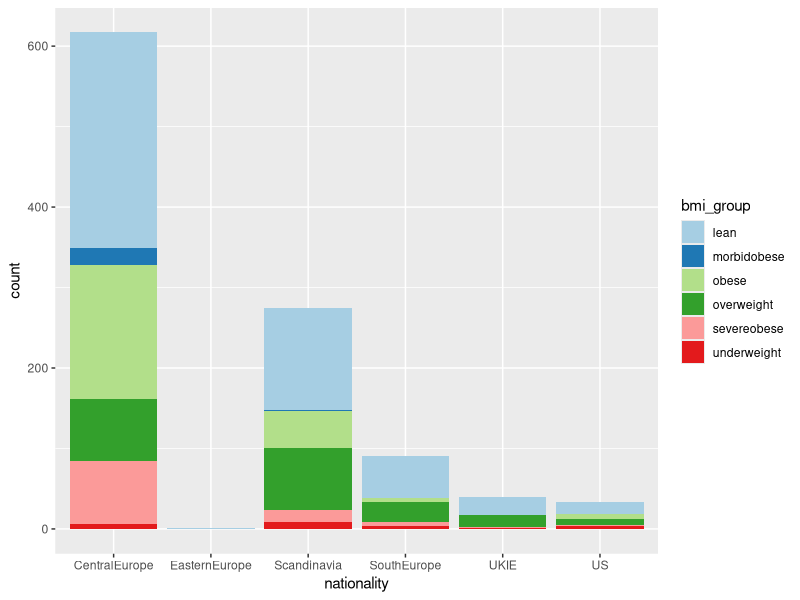

The R source for this figure:
library(tidyverse)

# 1) Import file
sample_data <- read_tsv("data/sampledata.tsv")

# 2) Filter
sample_data_filtered <- sample_data %>%
  filter(! is.na(bmi_group), ! is.na(nationality)) %>%
  select(bmi_group, nationality)

# 3) Count
sample_data_summary <- sample_data_filtered %>%
  group_by(nationality, bmi_group) %>%
  summarize(count = n()) %>%
  arrange(nationality, - count) 

# 4) Barpot
ggplot(sample_data_summary, aes(x = nationality, y = count, fill = bmi_group)) +
  geom_bar(stat = "identity") +
  scale_fill_brewer(palette = "Paired")
